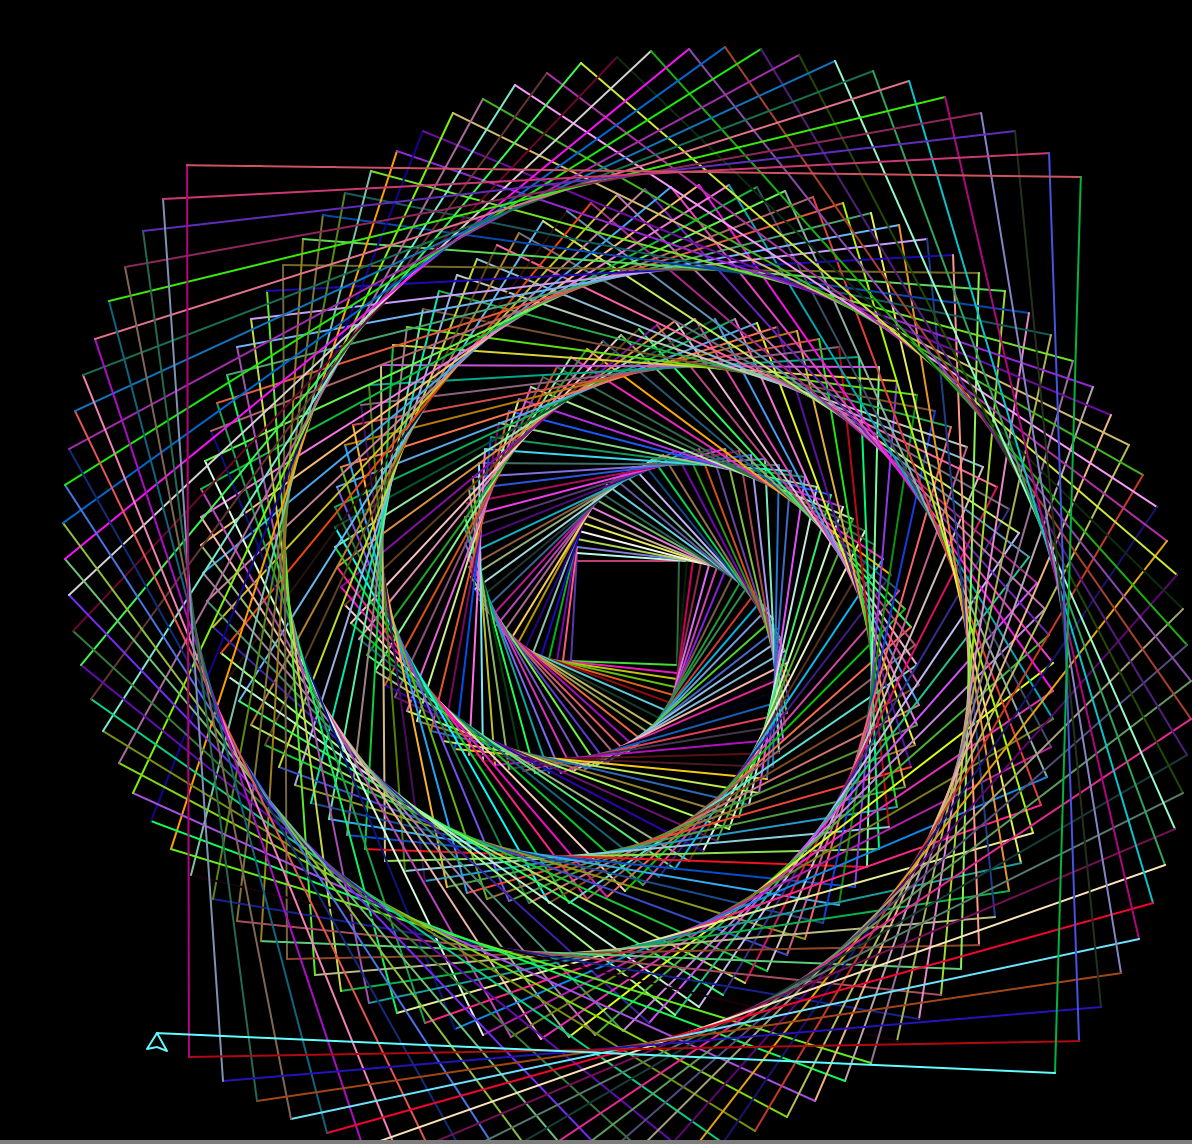

This chart was generated by the following Python code:
from turtle import *
from random import randint 

speed(0)
bgcolor('black')
colormode(255) 

x = 1

while x < 400:

    r = randint(0,255) 
    g = randint(0,255) 
    b = randint(0,255)

    pencolor(r,g,b) 
    fd(50 + x)
    rt(90.911)

    x = x+1 

exitonclick() 
